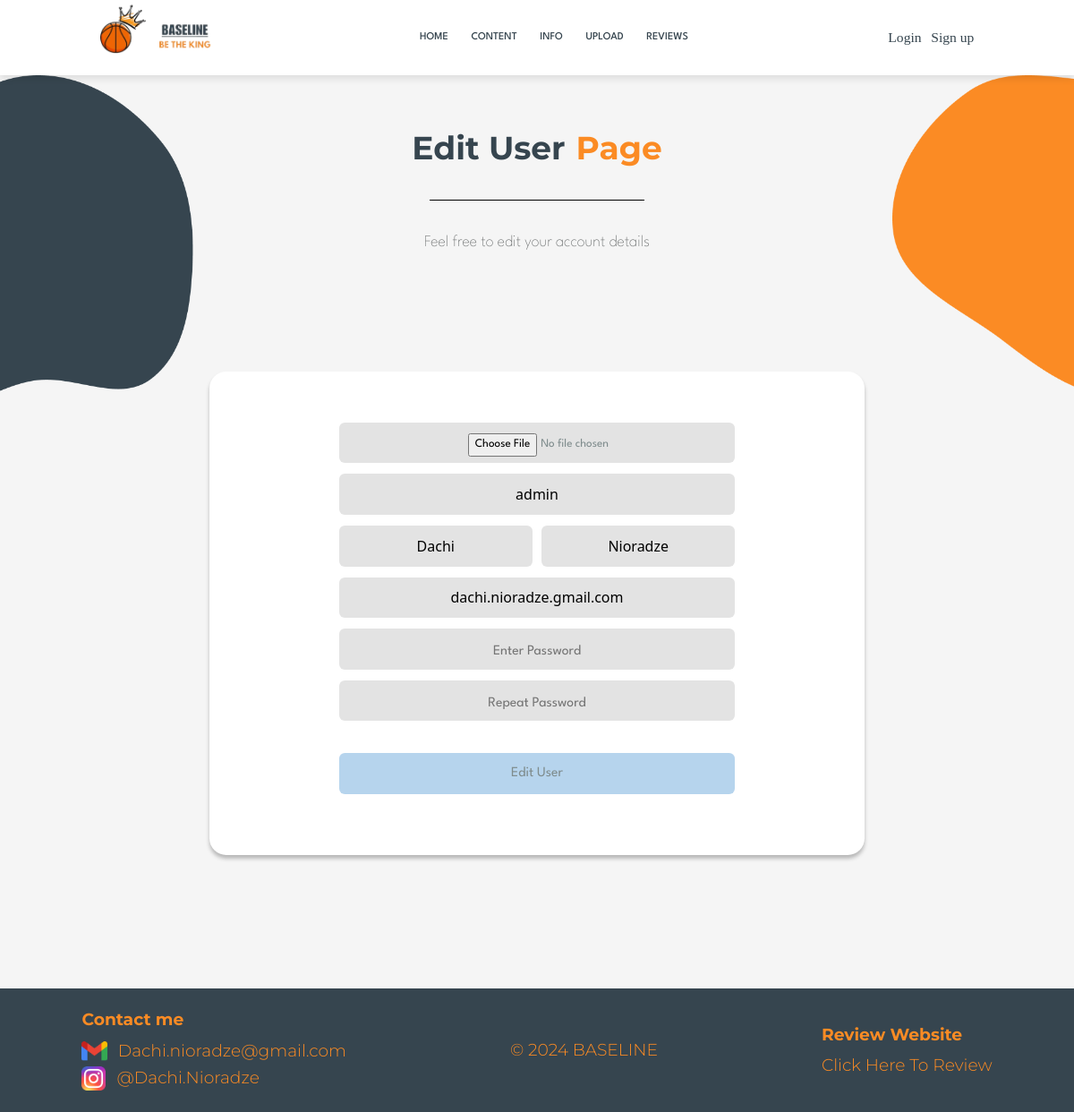
The app's page /edit_users/1 with its own data.
### models.py (models this page shows, shortened)
class User(db.Model, UserMixin):
    __tablename__ = "users"
    id = db.Column(db.Integer(), primary_key = True)
    username = db.Column(db.String())
    first_name = db.Column(db.String())
    last_name = db.Column(db.String())
    email = db.Column(db.String())
    password = db.Column(db.String())
    path = db.Column(db.String())
    role = db.Column(db.String())

### routes.py (the view, shortened to what this page needs)
@app.route("/edit_users/<int:user_id>", methods=["GET", "POST"])
def edit_users(user_id):
    user = User.query.get(user_id)
    form = RegisterForm(username=user.username, first_name=user.first_name, last_name=user.last_name, email=user.email)
    return render_template("edit_user.html", form=form)

### forms.py
class RegisterForm(FlaskForm):
    profile_image = FileField("Upload a Profile Picture", validators=[DataRequired()])
    username = StringField("Enter Username", validators=[DataRequired()])
    first_name = StringField("First Name", validators=[DataRequired()])
    last_name = StringField("Last Name", validators=[DataRequired()])
    email = EmailField("Enter Email Address", validators=[DataRequired()])
    password = PasswordField("Enter Password", validators=[DataRequired(), Length(min=8, max=64)])
    repeat_password = PasswordField("Repeat Password", validators=[DataRequired(), equal_to("password")])
    register = SubmitField("Sign Up")
    edit = SubmitField("Edit User")

### templates/edit_user.html (shortened to what this page needs)
{% extends "base.html" %}
{% block content %}
<div class="container-sm" style="display:flex; flex-direction:column; align-items:center;">
    <div class="welcome_text">
        <h1>Edit User</h1>
        <h1 class="orange">Page</h1>
    </div>
    <h1 style="font-family:League Spartan; font-weight:100; font-size:1.5vw; color:#6b6e6e; width:30vw; text-align:center; margin-top:3vw;">
        Feel free to edit your account details
    </h1>
    <form method="POST" class="upload_form" style="height:45vw !important;" enctype="multipart/form-data">
        {{ form.profile_image( placeholder = form.profile_image.label.text, class="style")}}
        {{ form.username( placeholder = form.username.label.text)}}
        <div style="display:flex; flex-direction:row; width:36.87vw; justify-content:space-between">
            {{ form.first_name( class='exception_form', placeholder = form.first_name.label.text)}}
            {{ form.last_name( class='exception_form', placeholder = form.last_name.label.text)}}
        </div>
        {{ form.email( placeholder = form.email.label.text)}}
        {{ form.password( placeholder = form.password.label.text )}}
        {{ form.repeat_password( placeholder = form.repeat_password.label.text )}}
        {{ form.edit(class="button", placeholder = form.edit.label.text)}}
    </form>
</div>
<img src="/static/blue_blob_upload.png" id="blue_blob_register">
<img src="/static/orange_blob_upload.png" id="orange_blob_register">
{% endblock %}

### static/styles.css (style rules this page uses)
.welcome_text { display:flex; flex-direction:row; align-items:center; justify-content:center; margin-top:5vw; }
.welcome_text h1 { font-family:"Montserrat"; font-weight:bold; color:#36454F; font-size:3vw; margin-bottom:0; }
.orange { color:#FB8B24 !important; margin-left:1vw; }
.upload_register_body { display:flex; flex-direction:column; justify-content:center; align-items:center; background-color:#F5F5F5; overflow-x:hidden; min-height:103.5vw; }
html { min-height:103.5vw; }
#blue_blob_upload, #blue_blob_register { height:29.375vw; position: absolute; top: 7vw; left: 0; z-index: 0; }
.upload_form { background-color:white; border-radius: display:inline-block; margin:0 auto; width:60.94vw; height:38.99vw; margin-top:10.5vw; border-radius:1.56vw; display:flex; flex-direction:column; justify-content:center; align-items:center; box-shadow:0px 4px 4px rgba(0, 0, 0, 0.25); }
input { margin-bottom:1vw !important; }
input, button { text-align:center; background-color:#E3E3E3; width:36.87vw; height:3.8vw; border:0; border-radius:0.52vw !important; }
.button { text-align:center; background-color:#B6D4ED ; color:#7F8C8D; margin-top:2vw !important; width:36.87vw; height:3.8vw; border:0; border-radius:0.52vw !important; font-family:"League Spartan" !important; font-size:1.3vw !important; }
input::placeholder, button { font-family:"League Spartan" !important; font-size:1.3vw !important; }
.exception_form { width:18vw; }
.style { padding-top:1vw; padding-left:12vw; color:#7F8C8D; font-family:"League Spartan" !important; font-size:1.1vw !important; }
#orange_blob_register { height:29vw; position:absolute; top:7vw; right:0; z-index:0; }

### records on screen
User: username "admin", first_name "Dachi", last_name "Nioradze", email "dachi.nioradze.gmail.com"
